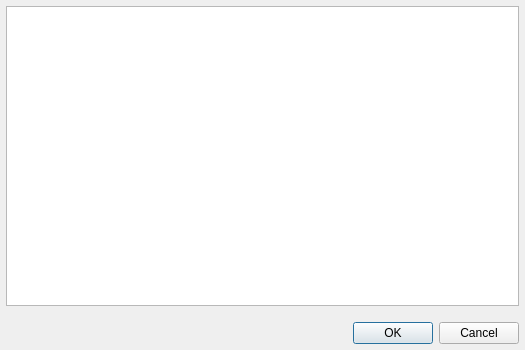
<?xml version="1.0" encoding="UTF-8"?>
<ui version="4.0">
 <class>BaseAddEntityDialog</class>
 <widget class="QDialog" name="BaseAddEntityDialog">
  <property name="windowModality">
   <enum>Qt::NonModal</enum>
  </property>
  <property name="geometry">
   <rect>
    <x>0</x>
    <y>0</y>
    <width>525</width>
    <height>350</height>
   </rect>
  </property>
  <property name="sizePolicy">
   <sizepolicy hsizetype="Preferred" vsizetype="Preferred">
    <horstretch>0</horstretch>
    <verstretch>0</verstretch>
   </sizepolicy>
  </property>
  <property name="minimumSize">
   <size>
    <width>525</width>
    <height>230</height>
   </size>
  </property>
  <property name="maximumSize">
   <size>
    <width>1000</width>
    <height>9999</height>
   </size>
  </property>
  <property name="windowTitle">
   <string>Add entity dialog</string>
  </property>
  <property name="sizeGripEnabled">
   <bool>false</bool>
  </property>
  <property name="modal">
   <bool>false</bool>
  </property>
  <layout class="QGridLayout" name="gridLayout">
   <property name="margin">
    <number>6</number>
   </property>
   <item row="0" column="0">
    <layout class="QVBoxLayout" name="verticalLayout">
     <property name="spacing">
      <number>-1</number>
     </property>
     <item>
      <layout class="QVBoxLayout" name="verticalLayout_4">
       <property name="bottomMargin">
        <number>16</number>
       </property>
       <item>
        <widget class="PropertyEditorDialog" name="propEditor">
         <property name="sizePolicy">
          <sizepolicy hsizetype="Expanding" vsizetype="Expanding">
           <horstretch>0</horstretch>
           <verstretch>0</verstretch>
          </sizepolicy>
         </property>
         <property name="minimumSize">
          <size>
           <width>0</width>
           <height>300</height>
          </size>
         </property>
         <property name="mouseTracking">
          <bool>false</bool>
         </property>
         <property name="verticalScrollBarPolicy">
          <enum>Qt::ScrollBarAsNeeded</enum>
         </property>
         <property name="tabKeyNavigation">
          <bool>false</bool>
         </property>
         <property name="alternatingRowColors">
          <bool>true</bool>
         </property>
         <property name="verticalScrollMode">
          <enum>QAbstractItemView::ScrollPerItem</enum>
         </property>
         <property name="horizontalScrollMode">
          <enum>QAbstractItemView::ScrollPerPixel</enum>
         </property>
         <property name="indentation">
          <number>16</number>
         </property>
         <property name="animated">
          <bool>false</bool>
         </property>
        </widget>
       </item>
      </layout>
     </item>
     <item>
      <layout class="QVBoxLayout" name="userContentLayout">
       <property name="sizeConstraint">
        <enum>QLayout::SetDefaultConstraint</enum>
       </property>
      </layout>
     </item>
     <item>
      <layout class="QVBoxLayout" name="verticalLayout_2">
       <item>
        <widget class="QDialogButtonBox" name="buttonBox">
         <property name="maximumSize">
          <size>
           <width>16777215</width>
           <height>32</height>
          </size>
         </property>
         <property name="standardButtons">
          <set>QDialogButtonBox::Cancel|QDialogButtonBox::Ok</set>
         </property>
        </widget>
       </item>
      </layout>
     </item>
    </layout>
   </item>
  </layout>
 </widget>
 <customwidgets>
  <customwidget>
   <class>PropertyEditorDialog</class>
   <extends>QTreeView</extends>
   <header>DockProperties/PropertyEditorDialog.h</header>
  </customwidget>
 </customwidgets>
 <resources/>
 <connections>
  <connection>
   <sender>buttonBox</sender>
   <signal>accepted()</signal>
   <receiver>BaseAddEntityDialog</receiver>
   <slot>accept()</slot>
   <hints>
    <hint type="sourcelabel">
     <x>290</x>
     <y>283</y>
    </hint>
    <hint type="destinationlabel">
     <x>290</x>
     <y>153</y>
    </hint>
   </hints>
  </connection>
  <connection>
   <sender>buttonBox</sender>
   <signal>rejected()</signal>
   <receiver>BaseAddEntityDialog</receiver>
   <slot>reject()</slot>
   <hints>
    <hint type="sourcelabel">
     <x>290</x>
     <y>283</y>
    </hint>
    <hint type="destinationlabel">
     <x>290</x>
     <y>153</y>
    </hint>
   </hints>
  </connection>
 </connections>
</ui>
